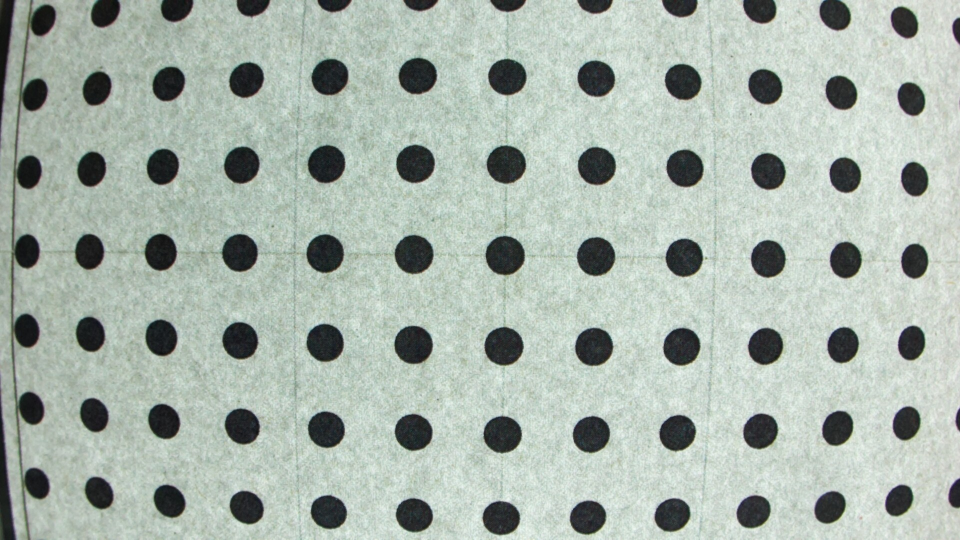
#> input picture Pictures/RecentCalibrationPicture.jpg, 1920 x 1080 px (shown at 1/2 size)
$ python EdgeTest.py
#> lines starting #> are read from the running program, lines starting #| are printed output that depends on the picture
#!/usr/bin/env python3
import cv2
import numpy as np
import matplotlib.pyplot as plt
import time

start= time.time()
#quit()
# Load image in grayscale
img_gray = cv2.imread("Pictures/RecentCalibrationPicture.jpg", cv2.IMREAD_GRAYSCALE)
#> img_gray: shape (1080, 1920); min 13, max 247, mean 176.3

#arguments are greyscale image,
#"kernal (the x pixel by x pixel square considered for the local average (must be odd)) and
#SigmaX=standard deviation of the Gaussian for each pixels (in pixels). 0 auto selects based off of kernal dimensions)
img_blur = cv2.GaussianBlur(img_gray, (13, 13), 0)

#Edge detection test
T1=100
edges = cv2.Canny(img_blur, threshold1=T1, threshold2=T1*2)
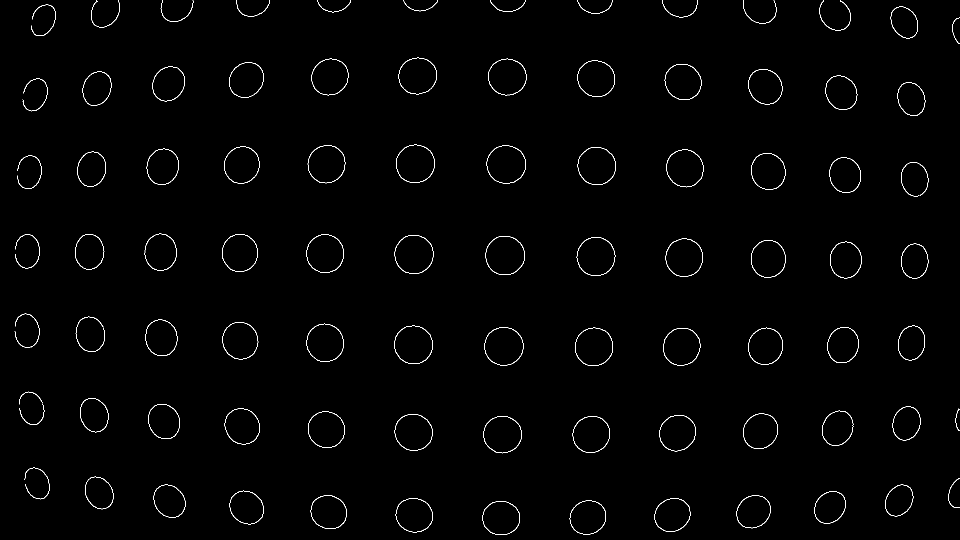
#> edges: shape (1080, 1920) (shown at 1/2 size); 0.96% white in thin lines or dots
plt.imshow(edges, cmap="gray")
plt.title("Canny Edges")
plt.axis("off")
plt.show();quit()
#> (the program exits here)
